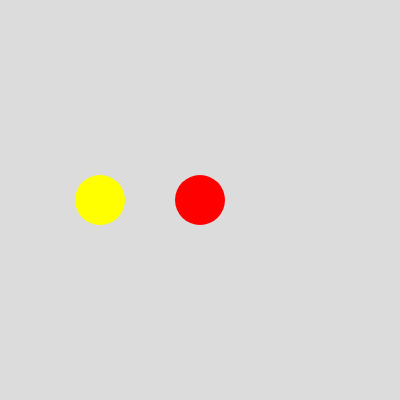
Frame 1 (no input)
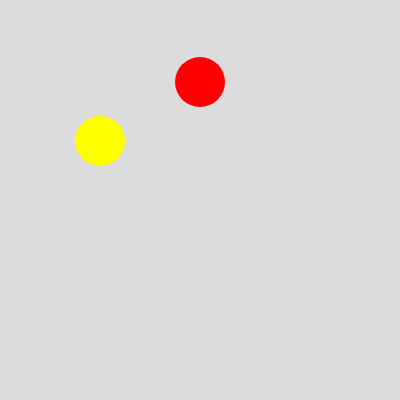
Frame 60 (no input)
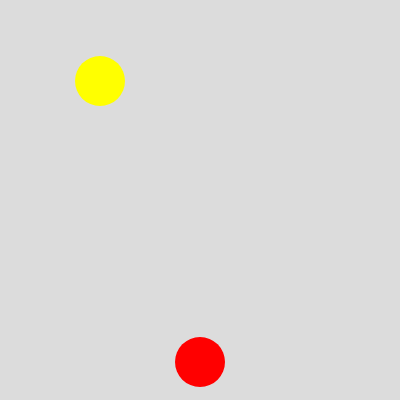
Frame 120 (the mouse pressed at the canvas centre since frame 60)

The p5.js sketch that drew these frames (run headless with seeded random() and noise() and a simulated clock; from frame 60 on, the mouse is pressed at the canvas centre):

// p5.js sketch
// ── sketch.js

// an object
let myCircle = {
  xpos: 200,
  ypos: 200,
  speed: -2,
  size: 50,
};
let myCircle2 = {
  xpos: 100,
  ypos: 200,
  speed: -1,
  size: 50,
};

function setup() {
  createCanvas(400, 400);
}

function draw() {
  background(220);
  noStroke();
  fill(255, 0, 0);
  draw_circle();
  fill(255, 255, 0);
  draw_circle2();
}
function draw_circle() {
  circle(myCircle.xpos, myCircle.ypos, myCircle.size);
  myCircle.ypos = (myCircle.ypos + myCircle.speed + height) % height;
  // console.log('myCircle.ypos', myCircle.ypos);
}
function draw_circle2() {
  circle(myCircle2.xpos, myCircle2.ypos, myCircle2.size);
  myCircle2.ypos = (myCircle2.ypos + myCircle2.speed + height) % height;
  // console.log('myCircle.ypos', myCircle.ypos);
}

// https://editor.p5js.org/jht1493/sketches/e190hgdMU
// ICM-06 Example - ICM 21 Week 2 - Object Literal wrap

// https://editor.p5js.org/jht1493/sketches/4_VOFzrq8
// https://editor.p5js.org/enickles/sketches/ANfj8SGBd
// ICM-06 Example - ICM 21 Week 2 - Object Literal
